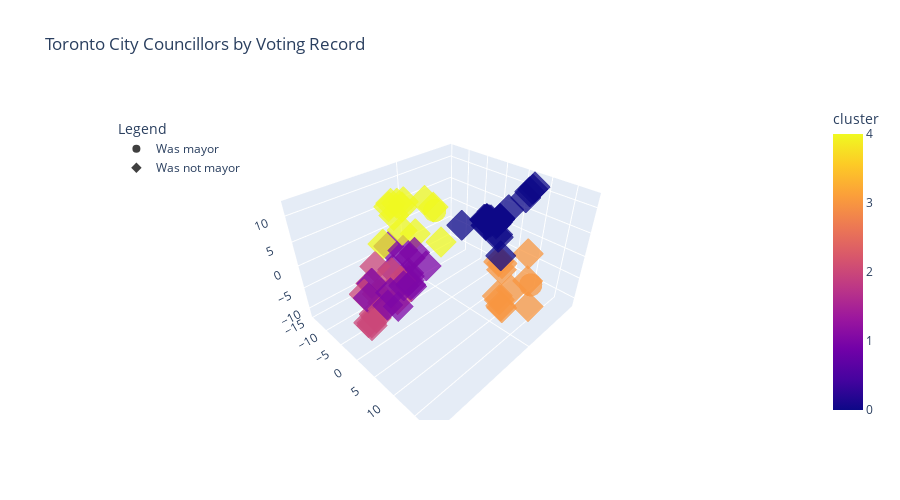

Write notebook code for a chart like this one.
### Code cell
import plotly.express as px
import plotly.graph_objects as go

# Prepare for visualization
headers = ['councillor', 'x', 'y', 'z', 'cluster', 'mayor']
plotly_rows = []
past_mayors = 'Olivia Chow', 'John Tory', 'Rob Ford', 'David Miller'
for i, name in enumerate(rows):
    row = [name] + list(reduced_councillor_df[i])
    row.append(kmeans.labels_[i])
    row.append('Was mayor' if name in past_mayors else 'Was not mayor')
    plotly_rows.append(row)
plotly_df = pd.DataFrame(plotly_rows, columns=headers)
del plotly_rows, headers

# Plot
fig = go.Figure(px.scatter_3d(
    plotly_df, x='x', y='y', z='z', hover_name='councillor', hover_data={'x': False, 'y': False, 'z': False}, color='cluster', symbol='mayor', title='Toronto City Councillors by Voting Record',
    opacity = 0.75,
    # width=800,
    height=500,
    labels={
        'x': '',
        'y': '',
        'z': ''
    },
    category_orders={'mayor': ['Was mayor', 'Was not mayor']}
))
fig.update_layout(
    scene={
        'xaxis': {
            'nticks': 1,
            'tickfont': {'size': 1}
        }
    },
    legend={
        'yanchor': 'top',
        'y': 0.95,
        'xanchor': 'left',
        'x': 0.05,
        'title': 'Legend'
    },
    # legend_title_text="Was mayor?"
    # showlegend=False
)

fig.show()

### Figure 1 — Plotly figure (JSON) as saved in the notebook; plotly's stock layout.template omitted (floating-point values rounded to 4 significant figures)
{"data": [{"hovertemplate": "<b>%{hovertext}</b><br><br>mayor=Was mayor<br>cluster=%{marker.color}<extra></extra>", "hovertext": ["Rob Ford", "David Miller", "John Tory", "Olivia Chow"], "legendgroup": "Was mayor", "marker": {"color": [4, 0, 3, 0], "coloraxis": "coloraxis", "opacity": 0.75, "symbol": "circle"}, "mode": "markers", "name": "Was mayor", "scene": "scene", "showlegend": true, "type": "scatter3d", "x": [-3.231, -13.46, -1.869, -13.94], "y": [-8.32, -2.223, 16.39, -0.2988], "z": [3.642, -0.5727, -0.6443, 0.06265]}, {"hovertemplate": "<b>%{hovertext}</b><br><br>mayor=Was not mayor<br>cluster=%{marker.color}<extra></extra>", "hovertext": ["Paul Ainslie", "Brian Ashton", "Maria Augimeri", "Sandra Bussin", "Shelley Carroll", "Raymond Cho", "Janet Davis", "Glenn De Baeremaeker", "Mike Del Grande", "Frank Di Giorgio", "Mike Feldman", "John Filion", "Paula Fletcher", "Adam Giambrone", "Mark Grimes", "Suzan Hall", "A.A. Heaps", "Doug Holyday", "Cliff Jenkins", "Norman Kelly", "Chin Lee", "Gloria Lindsay Luby", "Giorgio Mammoliti", "Pam McConnell", "Joe Mihevc", "Peter Milczyn", "Denzil Minnan-Wong", "Ron Moeser", "Howard Moscoe", "Frances Nunziata", "Case Ootes", "Cesar Palacio", "Joe Pantalone", "John Parker", "Gord Perks", "Anthony Perruzza", "Kyle Rae", "Bill Saundercook", "David Shiner", "Karen Stintz", "Michael Thompson", "Adam Vaughan", "Michael Walker", "Michelle Berardinetti", "Josh Colle", "Gary Crawford", "Vincent Crisanti", "Sarah Doucette", "Doug Ford", "Mary Fragedakis", "Mike Layton", "Josh Matlow", "Mary-Margaret McMahon", "James Pasternak", "Jaye Robinson", "Kristyn Wong-Tam", "Peter Leon", "James Maloney", "Ceta Ramkhalawansingh", "Jon Burnside", "John Campbell", "Christin Carmichael Greb", "Joe Cressy", "Justin J. Di Ciano", "Stephen Holyday", "Jim Karygiannis", "Michelle Holland", "Michael Ford", "Neethan Shan", "Jim Hart", "Lucy Troisi", "Jonathan Tsao", "Miganoush Megardichian", "Brad Bradford", "Mike Colle", "Cynthia Lai", "Jennifer McKelvie", "Nick Mantas", "Robin Buxton Potts", "Rose Milczyn", "Alejandra Bravo", "Lily Cheng", "Ausma Malik", "Chris Moise", "Amber Morley", "Jamaal Myers", "Dianne Saxe", "Parthi Kandavel", "Ana Bailão"], "legendgroup": "Was not mayor", "marker": {"color": [1, 0, 2, 0, 1, 4, 2, 2, 4, 2, 0, 1, 1, 0, 1, 0, 0, 4, 0, 2, 2, 4, 4, 2, 2, 4, 1, 4, 0, 1, 0, 2, 0, 4, 1, 1, 0, 0, 2, 4, 1, 4, 0, 4, 2, 1, 2, 2, 4, 2, 1, 1, 2, 1, 1, 1, 0, 0, 0, 3, 3, 3, 3, 3, 3, 3, 3, 3, 3, 3, 0, 0, 0, 0, 0, 0, 0, 0, 0, 0, 0, 0, 0, 0, 0, 0, 0, 0, 1], "coloraxis": "coloraxis", "opacity": 0.75, "symbol": "diamond"}, "mode": "markers", "name": "Was not mayor", "scene": "scene", "showlegend": true, "type": "scatter3d", "x": [18.62, -13.39, 14.47, -13.18, 15.65, 8.432, 16.78, 18.34, 0.8913, 14.43, -13.6, 15.58, 15.64, -13.5, 14.7, -13.15, -13.24, -3.18, -13.42, 13.82, 14.46, 3.599, -1.551, 11.92, 17.2, 1.756, 12.7, 2.107, -13.16, 21.97, -13.71, 16.66, -13.23, 3.133, 22.36, 14.17, -13.32, -13.32, 9.792, 1.453, 13.84, 3.156, -13.45, 4.414, 12.15, 16.74, 11.22, 18.6, -3.655, 15.43, 20.67, 19.71, 18.53, 13.18, 13.93, 18.52, -6.984, -11.78, -11.59, -3.233, -4.349, -4.805, 0.8183, -4.943, -5.616, -3.804, -9.443, -7.554, -8.768, -9.635, -10.58, -12.58, -12.84, -10.88, -11.18, -11.21, -10.86, -12.98, -13.7, -13.92, -13.92, -13.92, -13.91, -13.91, -13.9, -13.92, -13.92, -13.93, 17.54], "y": [6.007, -2.826, -3.942, -3.106, 1.384, -10.64, -3.574, -3.269, -13.05, -5.364, -2.268, 6.202, 5.916, -1.925, 4.605, -3.285, -2.776, -11.18, -2.874, -5.024, -7.028, -14.33, -4.791, -8.948, -2.335, -14.06, 2.729, -8.359, -3.171, 5.553, -1.999, -6.213, -2.931, -14.21, 4.739, 2.904, -2.694, -2.845, -4.098, -12.81, 5.261, -13.45, -2.774, -9.499, -2.384, 7.185, -4.66, -1.822, -9.144, -2.617, 6.826, 6.485, -1.933, 7.014, 3.974, 6.38, -4.219, -1.635, -1.627, 10.22, 9.205, 8.418, 18.08, 7.771, 13.57, 11.54, 4.073, 11.73, 5.452, 4.801, 3.68, 1.145, 0.7593, 8.787, 8.01, 7.365, 9.127, 2.78, -0.2125, -0.6893, 0.1363, 0.05538, 0.1477, 0.1359, 0.2181, 0.2044, 0.1569, -0.5067, 6.83], "z": [7.871, -0.1529, -7.165, -0.4466, 8.299, -0.1074, -8.204, -9.043, 5.415, -5.852, -0.2171, 3.204, 5.036, -0.6061, 4.492, -0.2268, -0.461, 4.963, -0.0272, -5.76, -4.283, 4.835, -1.468, -2.789, -7.953, 5.037, 5.357, 0.497, -0.3311, 7.083, -0.153, -5.141, -0.5107, 5.412, 4.15, 7.562, -0.5652, -0.3295, -4.682, 4.548, 8.158, 3.039, -0.02811, 1.785, -6.809, 5.535, -2.291, -8.577, 4.011, -7.23, 3.059, 4.579, -8.085, 6.254, 1.321, 1.129, 0.4265, -0.4153, -0.472, -10.66, -11.49, -10.7, -2.756, -10.13, -3.407, -5.731, -5.817, 0.717, -6.849, -6.027, -5.094, -2.601, -2.195, 11.39, 10.56, 9.157, 11.95, 4.378, 0.01153, -0.7, 0.9174, 0.6948, 0.9332, 0.8693, 1.021, 0.9904, 0.9043, -0.3383, 4.828]}], "layout": {"coloraxis": {"colorbar": {"title": {"text": "cluster"}}, "colorscale": [[0, "#0d0887"], [0.1111, "#46039f"], [0.2222, "#7201a8"], [0.3333, "#9c179e"], [0.4444, "#bd3786"], [0.5556, "#d8576b"], [0.6667, "#ed7953"], [0.7778, "#fb9f3a"], [0.8889, "#fdca26"], [1, "#f0f921"]]}, "height": 500, "legend": {"title": {"text": "Legend"}, "tracegroupgap": 0, "x": 0.05, "xanchor": "left", "y": 0.95, "yanchor": "top"}, "scene": {"domain": {"x": [0, 1], "y": [0, 1]}, "xaxis": {"nticks": 1, "tickfont": {"size": 1}, "title": {"text": ""}}, "yaxis": {"title": {"text": ""}}, "zaxis": {"title": {"text": ""}}}, "title": {"text": "Toronto City Councillors by Voting Record"}}}
